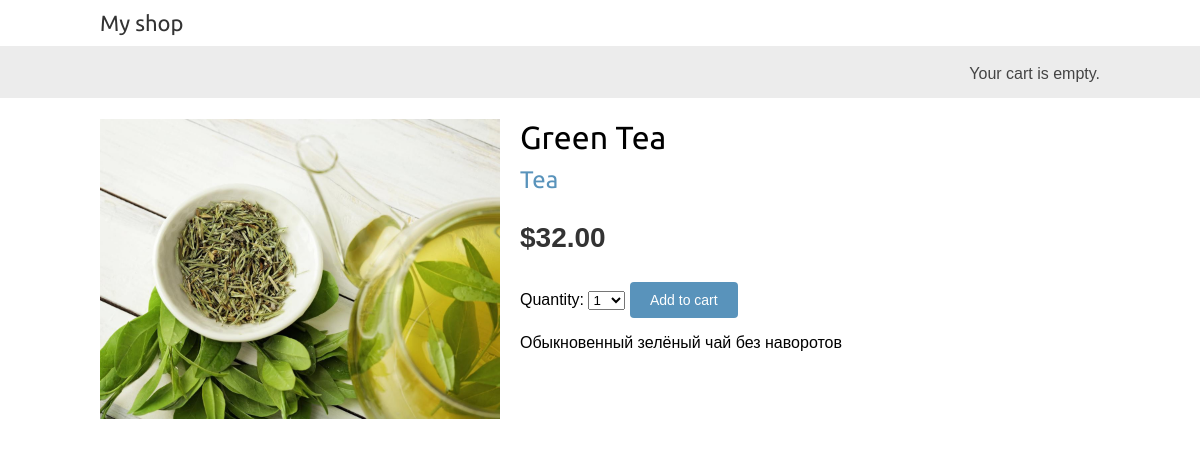
Page /1/green-tea/ on the committed database.
### shop/models.py (models this page shows, shortened)
class Product(models.Model):
    category = models.ForeignKey(Category,
                                 related_name='products',
                                 on_delete=models.CASCADE)
    name = models.CharField(max_length=200, db_index=True)
    slug = models.SlugField(max_length=200, db_index=True)
    image = models.ImageField(upload_to='products/%Y/%m/%d', blank=True)
    description = models.TextField(blank=True)
    price = models.DecimalField(max_digits=10, decimal_places=2)
    available = models.BooleanField(default=True)
    created = models.DateTimeField(auto_now_add=True)
    updated = models.DateTimeField(auto_now=True)
    class Meta:
        ordering = ('name',)
        index_together = (('id', 'slug'),)

class Category(models.Model):
    name = models.CharField(max_length=200, db_index=True)
    slug = models.CharField(max_length=200, unique=True)
    def get_absolute_url(self):
        return reverse('shop:product_list_by_category', args=[self.slug])  # непонятно двоеточие
    class Meta:
        ordering = ('name',)
        verbose_name = 'category'
        verbose_name_plural = 'categories'
    def __str__(self):
        return self.name

### shop/views.py (the view)
# urls.py: path('<int:id>/<slug:slug>/', views.product_detail, name='product_detail'),
def product_detail(request, id, slug):
    product = get_object_or_404(Product, id=id, slug=slug, available=True)
    cart_product_form = CartAddProductForm()
    return render(request, 'shop/product/detail.html',
                  {'product': product,
                   'cart_product_form': cart_product_form})

### cart/forms.py
class CartAddProductForm(forms.Form):
    quantity = forms.TypedChoiceField(choices=PRODUCT_QUANTITY_CHOICES, coerce=int)
    update = forms.BooleanField(required=False,
                                initial=False,
                                widget=forms.HiddenInput())

### shop/templates/shop/product/detail.html (shortened to what this page needs)
{% extends "shop/base.html" %}
{% load static %}
{% block content %}
    <div class="product-detail">
        <img src="{% if product.image %}{{ product.image.url }}{% else %}{% static "img/no_image.png" %}{% endif %}">
        <h1>{{ product.name }}</h1>
        <h2>
            <a href="{{ product.category.get_absolute_url }}">{{ product.category }}</a>
        </h2>
        <p class="price">${{ product.price }}</p>
        <form action="{% url "cart:cart_add" product.id %}" method="post">
            {{ cart_product_form }}
            <input type="submit" value="Add to cart">
        </form>
        {{ product.description|linebreaks }}
    </div>
{% endblock %}

### shop/static/css/base.css (style rules this page uses)
body { margin:0; padding:0; font-family:helvetica, sans-serif; }
h1, h2, h3, h4, h5 , h6 { font-family: 'Ubuntu', sans-serif; font-weight:normal; }
a { text-decoration:none; color:#5993bb; }
a.button, input[type="submit"] { color:#fff; background:#5993bb; border-radius:4px; padding:10px 20px; font-size:14px; border:0; }
.product-detail { text-align:justify; }
.product-detail .price { color:#333; font-size:28px; font-weight:bold; }
.product-detail img { width:40%; float:left; padding:0 20px 20px 0; }
.product-detail h1 { margin-bottom:0; }
.product-detail h2 { margin-top:10px; }

### rows in the picture
Product: image (picture), name "Green Tea", category "Tea", price "32.00", description "Обыкновенный зелёный чай без наворотов"
